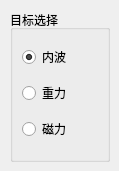
           <widget class="QWidget" name="tab_2">
            <attribute name="icon">
             <iconset resource="Icons/icons.qrc">
              <normaloff>:/Icons/Icons_PV/pqProbeLocation.svg</normaloff>:/Icons/Icons_PV/pqProbeLocation.svg</iconset>
            </attribute>
            <attribute name="title">
             <string>内波重磁响应模拟</string>
            </attribute>
            <widget class="QGroupBox" name="groupBox_4">
             <property name="geometry">
              <rect>
               <x>10</x>
               <y>10</y>
               <width>100</width>
               <height>152</height>
              </rect>
             </property>
             <property name="title">
              <string>目标选择</string>
             </property>
             <layout class="QGridLayout" name="gridLayout_10">
              <item row="0" column="0">
               <widget class="QRadioButton" name="radioButton_9">
                <property name="toolTip">
                 <string>内波的计算机模拟</string>
                </property>
                <property name="text">
                 <string>内波</string>
                </property>
                <property name="icon">
                 <iconset resource="Icons/icons.qrc">
                  <normaloff>:/Icons/Icons_PV/pqPlotLineOverTime24.png</normaloff>:/Icons/Icons_PV/pqPlotLineOverTime24.png</iconset>
                </property>
                <property name="checked">
                 <bool>true</bool>
                </property>
               </widget>
              </item>
              <item row="1" column="0">
               <widget class="QRadioButton" name="radioButton_10">
                <property name="toolTip">
                 <string>内波重力响应模拟</string>
                </property>
                <property name="text">
                 <string>重力</string>
                </property>
                <property name="icon">
                 <iconset resource="Icons/icons.qrc">
                  <normaloff>:/Icons/Icons_PV/pqSlice.svg</normaloff>:/Icons/Icons_PV/pqSlice.svg</iconset>
                </property>
               </widget>
              </item>
              <item row="2" column="0">
               <widget class="QRadioButton" name="radioButton_11">
                <property name="toolTip">
                 <string>内波磁力响应模拟</string>
                </property>
                <property name="text">
                 <string>磁力</string>
                </property>
                <property name="icon">
                 <iconset resource="Icons/icons.qrc">
                  <normaloff>:/Icons/Icons_PV/pq3DView16.png</normaloff>:/Icons/Icons_PV/pq3DView16.png</iconset>
                </property>
               </widget>
              </item>
             </layout>
            </widget>
           </widget>
